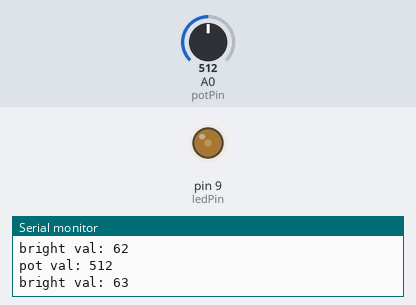
The sketch below on a simulated Arduino Uno, built with avr-gcc and run on an emulated ATmega328P. Shown: output pins drawn as LEDs (lit = HIGH), the last lines printed to the serial monitor. The test bench sets the inputs (shaded band); at power-on: A0 (potPin) = 512.

Above: at 1.2 s.
1.3 s: A0 (potPin) set to 140
At 2.5 s:
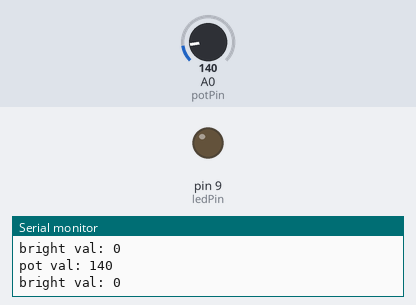
2.8 s: A0 (potPin) set to 306
At 3.06 s:
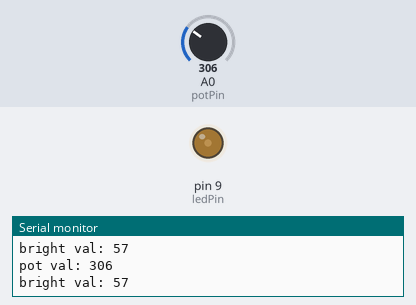
5.8 s: A0 (potPin) set to 511
At 6.23 s:
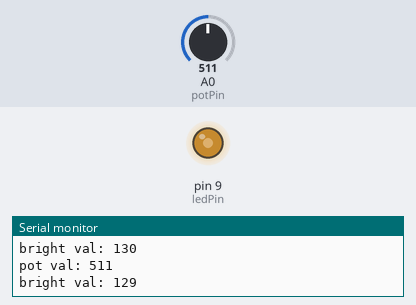
8.8 s: A0 (potPin) set to 910
At 9.5 s:
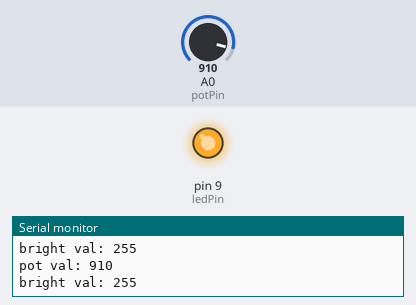
10.3 s: A0 (potPin) set to 887
13.3 s: A0 (potPin) set to 647
16.3 s: A0 (potPin) set to 616
Timing chart, 0 to 20.3 s (numbered marks = the images above; inputs shaded):
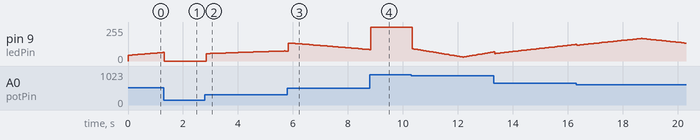

The sketch:

LED-Heart-Lamp.ino
```cpp
int ledPin = 9;
int potPin = A0;
int fadeAmount = 2; // Amount to fade in each cycle
int minBrightness = 30;

void setup() {
  Serial.begin(9600);
  pinMode(ledPin, OUTPUT);
}

void loop() {
  static int brightness = minBrightness;
  static int brightnessOut = 0; // led brightness signal
  static boolean fadingUp = true;

  if (fadingUp) {
    brightness += fadeAmount;
    if (brightness >= 255){
      fadingUp = false;
    }
  } else {
    brightness -= fadeAmount;
    if (brightness <= 0) {
      fadingUp = true;
    }
  }

  // Read potentiometer value (0->1023~)
  int potValue = analogRead(potPin);
  Serial.println("pot val: " + String(potValue));

  if (potValue > 900) {
    // set max brightness no fade
    brightnessOut = 255;
  } else if (potValue < 150) {
    // set min brightness as off no fade
    brightnessOut = 0;
  } else {
    // Map pot val (150->900) to PWM range (0->255)
    int potAsPWM = map(potValue, 150, 900, minBrightness, 255);
    brightnessOut = map(brightness, 0, 255, minBrightness, potAsPWM);
  }

  // safety
  if (brightnessOut > 255) {
    brightnessOut = 255;
  } else if (brightnessOut < 0) {
    brightnessOut = 0;
  };

  Serial.println("bright val: " + String(brightnessOut));

  // Set LED brightness
  analogWrite(ledPin, brightnessOut);

  delay(50);
}
```

Measured:
- after the input at 2.8 s, pin 9 (ledPin): rises from 0/255 to 76/255 in 2.8 s, then falls to 75/255 in 0.05 s
